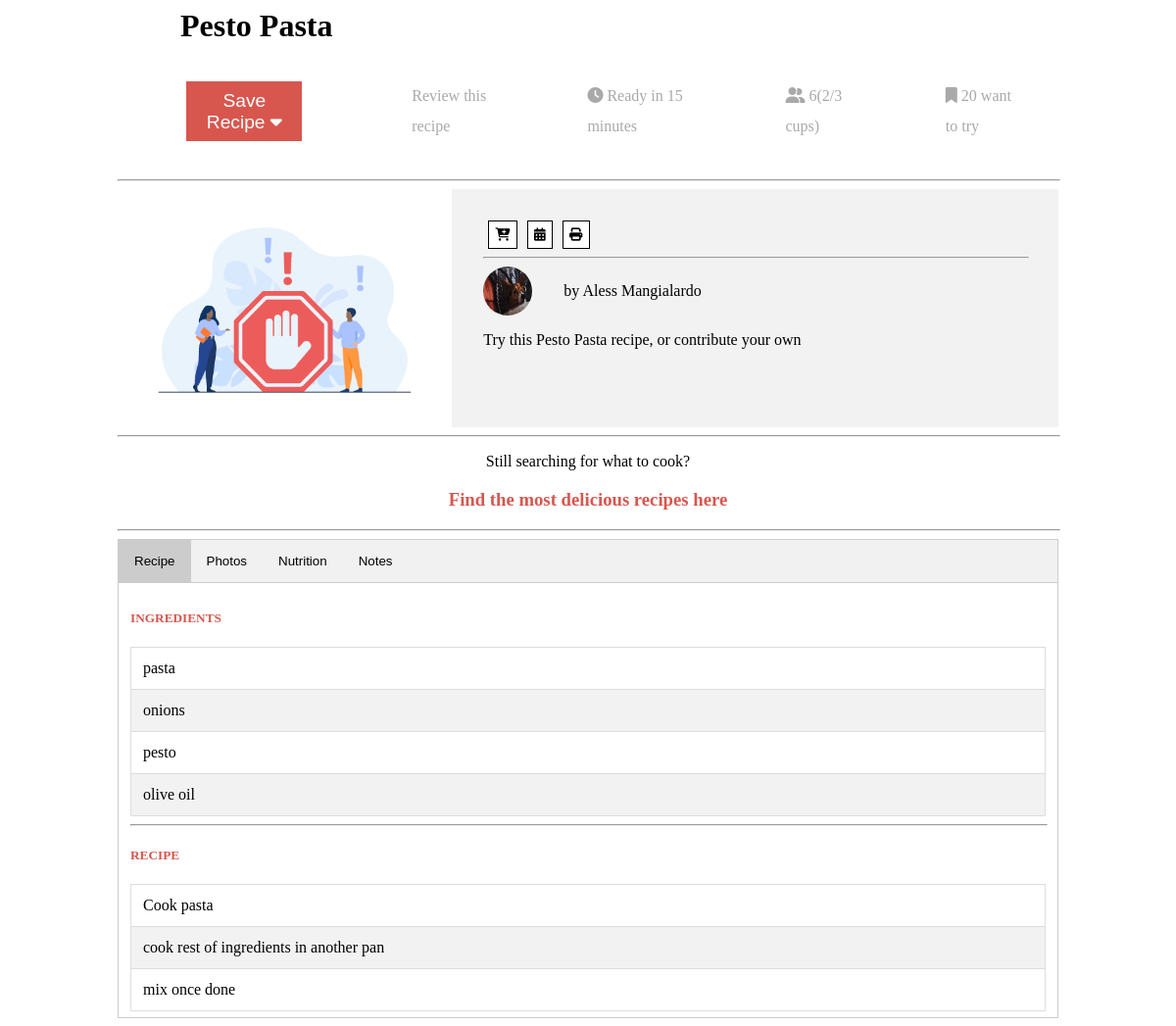
The page /view-recipe.php?id=3 (signed in) on the database its author committed.
### tables this page shows
CREATE TABLE IF NOT EXISTS `recipe` (
  `id` int(11) NOT NULL AUTO_INCREMENT,
  `title` varchar(300) NOT NULL,
  `time` varchar(200) NOT NULL,
  `bookmarks` int(11) NOT NULL DEFAULT 0,
  `owner_name` varchar(300) NOT NULL,
  `recipe` text NOT NULL,
  `ingredients` text NOT NULL,
  `photo_1` varchar(400) DEFAULT NULL,
  `photo_2` varchar(400) DEFAULT NULL,
  `photo_3` varchar(400) DEFAULT NULL,
  `photo_4` varchar(400) DEFAULT NULL,
  `nutrition` text DEFAULT NULL,
  `notes` text DEFAULT NULL,
  PRIMARY KEY (`id`)
);

### selector.php (called while the page is built, shortened)
<?php
function getConnection(){
	$host = "localhost";
	$username = "root";
	$password = "";
	$dbname= "recipe_db";
	$conn = mysqli_connect($host,$username,$password,$dbname);
	return $conn;
}
function executeSql($sql){
	return mysqli_query(getConnection(),$sql);
}
function selectRecipe($id){
	$sql = $sql = "SELECT * FROM recipe WHERE id=$id";
	$result = executeSql($sql);
	$result = mysqli_fetch_assoc($result);
	$result['ingredients'] = (array)explode(',',$result['ingredients']);
	$result['recipe'] = (array)explode(',',$result['recipe']);
	return $result;
}

### view-recipe.php (the view, shortened to what this page needs)
<?php
include 'selector.php';
$recipe = selectRecipe(intval($_GET['id']));
?>
<!DOCTYPE html>
<html lang="en">
<head>
    <link rel="stylesheet" href="style.css">
</head>
<body>
<div class="main-container">
    <h1 class="main-title"><?=$recipe['title']?></h1>
    <section>
        <div class="top-title">
            <button class="recipe-button">Save Recipe
                <i class="fas fa-caret-down"></i>
            </button>
            <div class="text-gray" id="span-container">
                <span >Review this recipe</span>
                <span > <i class="fas fa-clock"></i> Ready in <?=$recipe['time']?></span>
                <span > <i class="fas fa-user-friends"></i> 6(2/3 cups)</span>
                <span > <i class="fas fa-bookmark"></i> <?=$recipe['bookmarks']?> want to try</span>
            </div>
        </div>
        <hr>
    </section>
    <section>
        <div id="salad-detail-container">
            <div class="salad-image">
                <img src="uploads/<?=$recipe['photo_1']?>">
            </div>
            <div class="salad-description">
                <div id="icon-container">
                    <button class="icon-button"><i class="fas fa-cart-plus"></i></button>
                    <button class="icon-button"><i class="fas fa-calendar-alt"></i></button>
                    <button class="icon-button"><i class="fas fa-print"></i></button>
                </div>
                <hr>
                <div id="image-with-name">
                    <img src="img/user.jpeg" alt="">
                    <span>by <?=$recipe['owner_name']?></span>
                </div>
                <p>Try this <?=$recipe['title']?> recipe, or contribute your own</p>
            </div>
        </div>
    </section>
    <hr>
    <section>
        <p class="text-center">Still searching for what to cook?</p>
        <h3 class="text-center text-red">Find the most delicious recipes here</h3>
    </section>
    <hr>
    <section>
        <div class="tab">
            <button class="tablinks active" id="tab-recipe" onclick="openTab( 'recipe')">Recipe</button>
            <button class="tablinks" id="tab-photos" onclick="openTab( 'photos')">Photos</button>
            <button class="tablinks" id="tab-nutrition" onclick="openTab( 'nutrition')">Nutrition</button>
            <button class="tablinks" id="tab-notes" onclick="openTab( 'notes')">Notes</button>
        </div>
        <div class="tabcontent active" id="recipe">
            <h5 class="text-red">INGREDIENTS</h5>
            <ul>
                <?php
                foreach ($recipe['ingredients'] as $ingredient){
                    ?>
                    <li><?=$ingredient?></li>
	                <?php
                }
                ?>
            </ul>
            <hr>
            <h5 class="text-red">RECIPE</h5>
            <ul>
		        <?php
		        foreach ($recipe['recipe'] as $rcp){
			        ?>
                    <li><?=$rcp?></li>
			        <?php
		        }
		        ?>
            </ul>
        </div>
    </section>
</div>
</body>
</html>

### style.css (style rules this page uses)
.main-container { margin: 0 7rem; }
.main-title { font-family: "Arial Narrow", serif; margin: 0 4rem; }
.top-title { margin: 2rem; padding: 0.4rem; width: 100%; display: flex; }
#span-container { display: flex; line-height: 1.9rem; }
#span-container>* { margin: 0 3rem; }
.top-title>* { margin:0 2rem; }
.text-gray { color: darkgray; }
.recipe-button { padding: 0.4rem; background: #D7574F; border-width: 0; color: white; font-size: 1.2rem; }
hr { width: 100%; }
#salad-detail-container { display: flex; justify-content: space-between; }
.salad-image { width: 30%; padding: 2rem; }
.salad-image>img { width: 100%; height: 100%; }
.salad-description { width: 60%; background: #F2F2F2; padding: 2rem; }
#icon-container { display: flex; }
#icon-container>.icon-button { background: #fff; border: 1px solid black; padding: 0.4rem; margin: 0 0.3rem; }
#image-with-name { display: flex; }
#image-with-name>img { height: 50px; width: 50px; border-radius: 50%; }
#image-with-name>span { line-height: 50px; margin-left: 2rem; }
.text-center { text-align: center; }
.text-red { color: #D7574F; }
.tab { overflow: hidden; border: 1px solid #ccc; background-color: #f1f1f1; }
.tab button { background-color: inherit; float: left; border: none; outline: none; cursor: pointer; padding: 14px 16px; transition: 0.3s; }
.tab button.active { background-color: #ccc; }
.tabcontent { display: none; padding: 6px 12px; border: 1px solid #ccc; border-top: none; }
.tabcontent.active { display: block !important; }
ul { list-style-type: none; padding: 0; margin: 0; }
ul li { border: 1px solid #ddd; margin-top: -1px; background-color: #f6f6f6; padding: 12px; }
li:nth-child(even) { background-color: #f2f2f2; }
li:nth-child(odd) { background-color: #ffffff; }

### rows shown on the page
recipe: title "Pesto Pasta", time "15 minutes", bookmarks "20", photo_1 (picture), owner_name "Aless Mangialardo"

### other values the page prints
$ingredient "pasta"
$ingredient "onions"
$ingredient "pesto"
$ingredient "olive oil"
$rcp "Cook pasta"
$rcp "cook rest of ingredients in another pan"
$rcp "mix once done"
